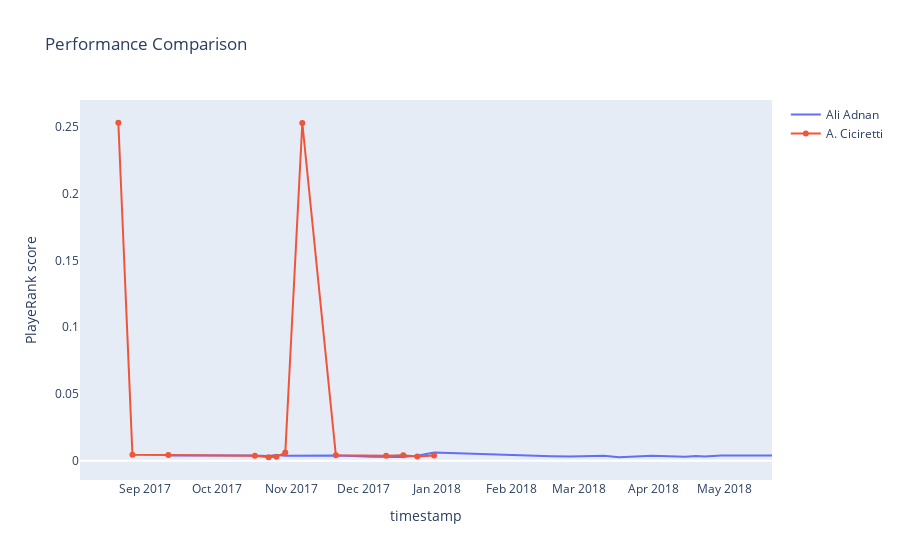

Source (notebook cell):
### Markdown cell above
## Comparison of players from different teams

### Code cell
import ipywidgets as widgets
f_list = sorted(df_evolution["shortName"].drop_duplicates())
playerA = widgets.Dropdown(options=f_list)
playerB = widgets.Dropdown(options=f_list)
button = widgets.Button(description = "compare")
button.on_click(compare_player)
widgets.HBox([playerA,playerB, button])
